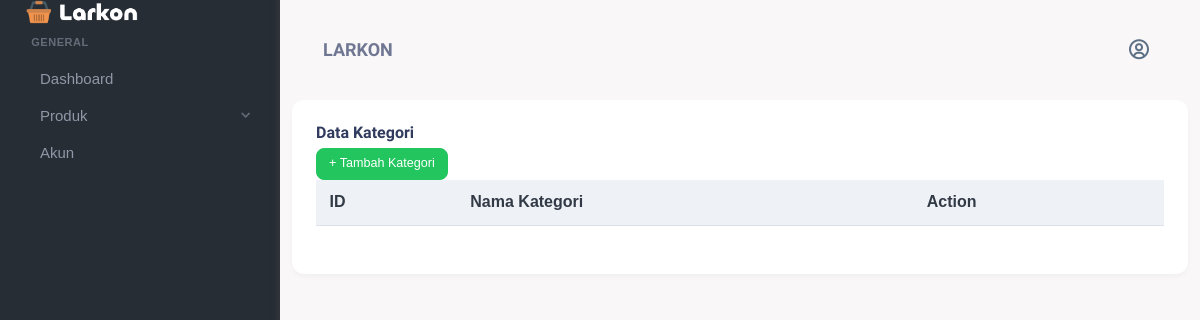
Page /Web/Admin/Admin/index.php?pages=kategori on the earlier database version.
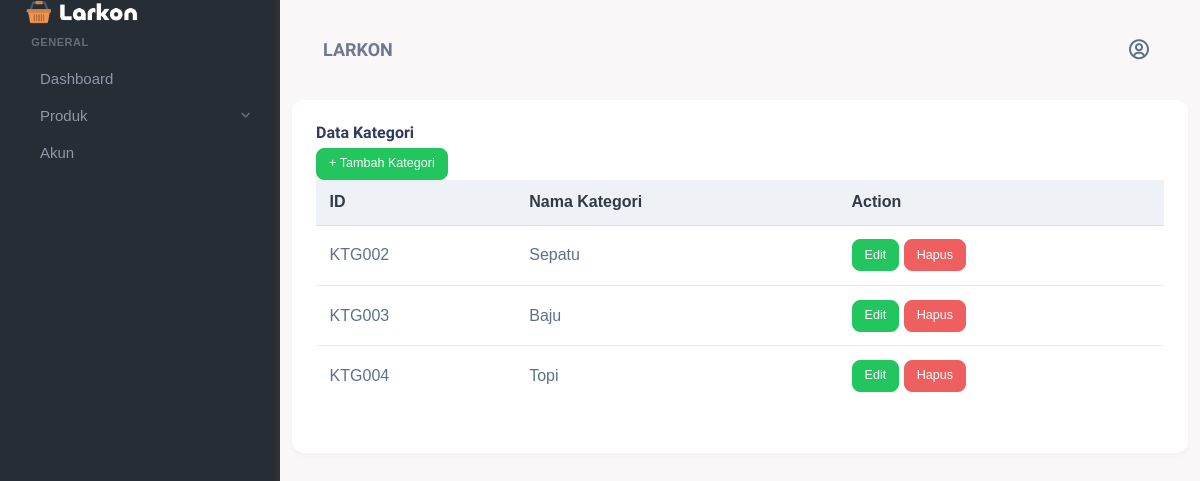
Same page on the later database version.
### tables this page shows
CREATE TABLE `kategori` (
  `id_kategori` varchar(11) NOT NULL,
  `nama_kategori` varchar(100) NOT NULL
);

### Web/Admin/Admin/Function/function.php (called while the page is built, shortened)
<?php
$host = "localhost";
$user = "root";
$password = "";
$dbname = "penjualan_online";
$conn = mysqli_connect ($host, $user, $password, $dbname);
function getAllData($table, $order = "")
{
    global $conn;
    $query = "SELECT * FROM $table $order";
    return $conn->query($query);
}
?>

### Web/Admin/Admin/Pages/Kategori/kategori.php (the view, shortened to what this page needs)
<?php
require 'Function/function.php';
$kategori = getAllData("kategori", "");
?>
<div class="card">
                                   <div class="card-body">
                                        <h5 class="card-title mb-1 anchor" id="responsive">
                                             Data Kategori<a class="anchor-link" href="#responsive">#</a>
                                        </h5>
                                        <button class="btn btn-success btn-sm" data-bs-toggle="modal" data-bs-target="#modalTambah">+ Tambah Kategori
                                        </button>
                                        <div class="table-responsive">
                                             <table class="table table-hover table-centered">
                                                  <thead class="table-light">
                                                       <tr>
                                                            <th>ID</th>
                                                            <th>Nama Kategori</th>
                                                            <th>Action</th>
                                                       </tr>
                                                  </thead>
                                                  <tbody>
                                                       <?php
                                                       foreach ($kategori as $a => $s) {
                                                            echo "<tr>";
                                                                 echo "<td>{$s['id_kategori']}</td>";
                                                                 echo "<td>{$s['nama_kategori']}</td>";
                                                                 echo "<td><button class='btn btn-success btn-sm'
                                                                      data-bs-toggle='modal'
                                                                      data-bs-target='#modalEdit'
                                                                      data-id='{$s['id_kategori']}'
                                                                      data-nama='{$s['nama_kategori']}'>
                                                                      Edit
                                                                      </button>
                                                                      <button class='btn btn-danger btn-sm'
                                                                      data-bs-toggle='modal'
                                                                      data-bs-target='#modalHapus'
                                                                      data-id='{$s['id_kategori']}'>
                                                                      Hapus
                                                                      </button>
                                                                      </td>
                                                                 ";
                                                            echo "</tr>";
                                                       }
                                                       ?>
                                                  </tbody>
                                             </table>
                                        </div>
                                   </div>

Differences in the rows shown:
added kategori: id_kategori "KTG002", nama_kategori "Sepatu"
added kategori: id_kategori "KTG003", nama_kategori "Baju"
added kategori: id_kategori "KTG004", nama_kategori "Topi"
